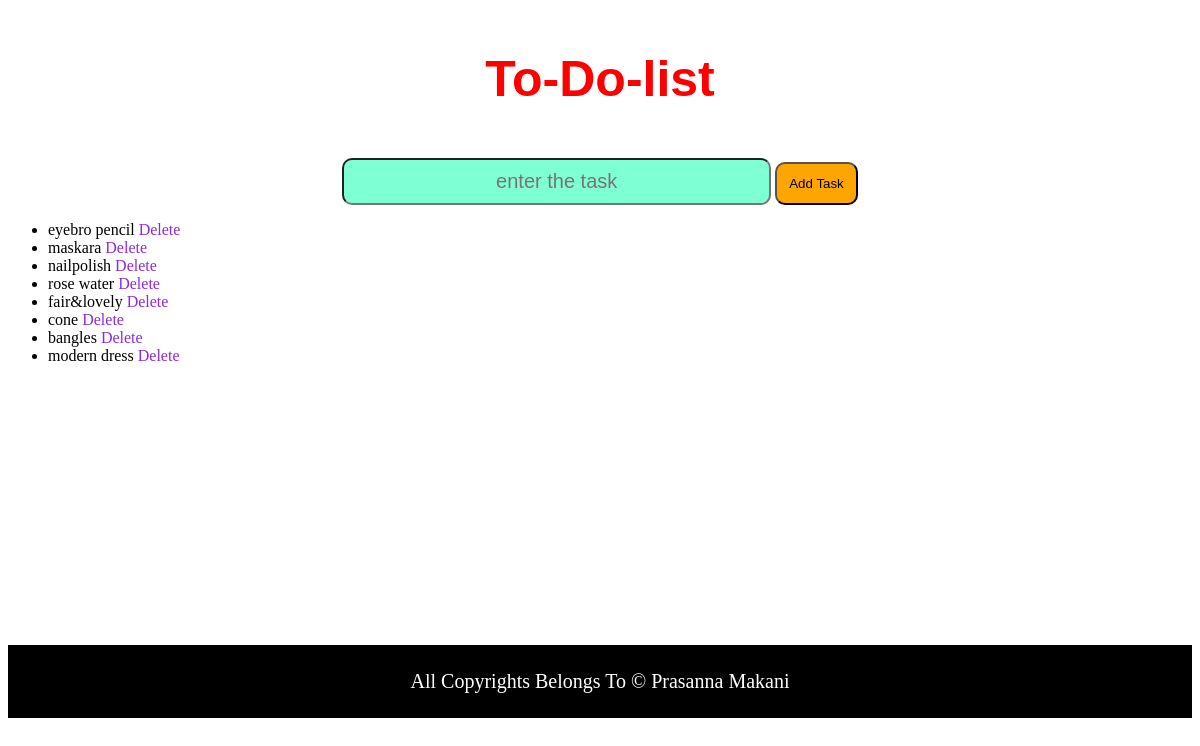
Before: / with the older database file.
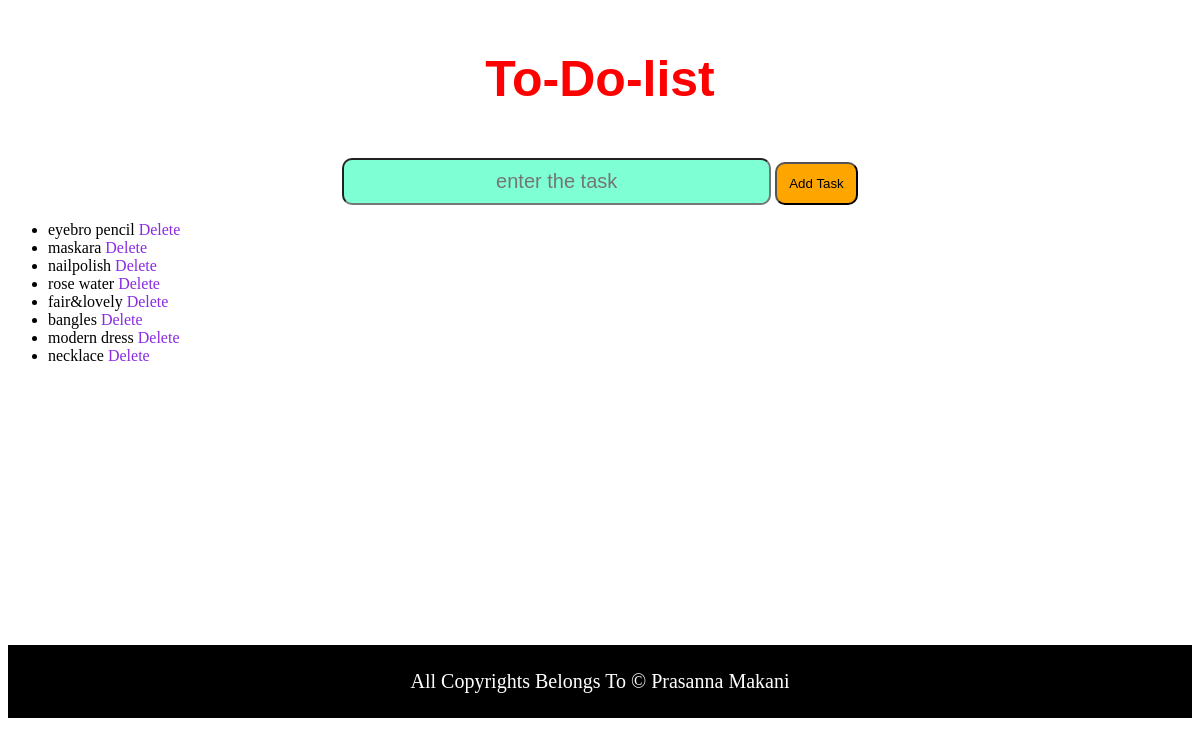
After: the same page with the newer database file.
### todoapp/models.py (models this page shows, shortened)
class Todo(models.Model):
    task=models.CharField(max_length=200)

### todoapp/views.py (the view)
# urls.py: path('', views.todo_view, name="todo_list"),
def todo_view(request):
    tasks=Todo.objects.all()
    if request.method == 'POST':
        new_task=request.POST.get('add_task')
        if new_task:
            you=Todo.objects.create(task=new_task)
            you.save()
            return redirect('/')
    return render (request, 'second.html',{'tasks':tasks})

### templates/second.html (shortened to what this page needs)
<!DOCTYPE html>
<html lang="en">
<head>
    {% load static %}
</head>
<body>
    <h3>To-Do-list</h3>
    <div1>
    <form method="POST">
    <input type="text" placeholder="enter the task"  name="add_task" style="text-align: center;">
    <button type="submit" style="text-align: center;">Add Task</button>
    </form>
    </div1>
    <ul>
        {% for task in tasks %}
        <li>
            {{task.task}}
                  <a href="{% url 'delete_task' task.id %}" >Delete</a>
        {% empty %}
        <li>
            No tasks yet!!!!
        </li>
        {% endfor %}
    </ul>
</body>
 <div>
    <footer>
        <p>
            All Copyrights Belongs To &copy; Prasanna Makani
        </p>
    </footer>
 </div>
</html>

### templates/second.html (style rules this page uses)
h3 { text-align: center; color: red; font-family: sans-serif; font-weight: 50px; font-size: 50px; }
input { padding: 10px 80px; background-color: aquamarine; font-size: 20px; border-radius: 10px; }
button { padding: 12px 12px; background-color: orange; border-radius:10px; }
div { margin-top: 280px; padding: 5px 20px; color: white; background-color: black; text-align: center; font-weight: 40px; font-size: 20px; }
div1 { text-align: center; }
a { text-decoration: none; color: blueviolet; }

Changed rows visible on the page:
removed Todo: task "cone"
added Todo: task "necklace"
